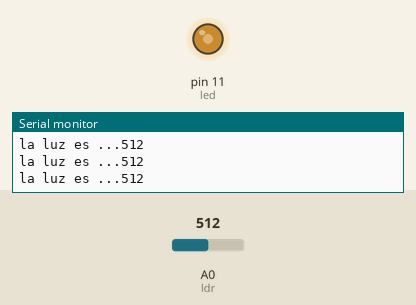
This sketch was run on a simulated Arduino Uno, built with avr-gcc and run on an emulated ATmega328P. Parts: output pins drawn as LEDs (lit = HIGH), the last lines printed to the serial monitor. The test bench sets the inputs (shaded band); at power-on: A0 (ldr) = 512.

Above: at 1.2 s.
1.3 s: A0 (ldr) set to 0
At 2.0 s:
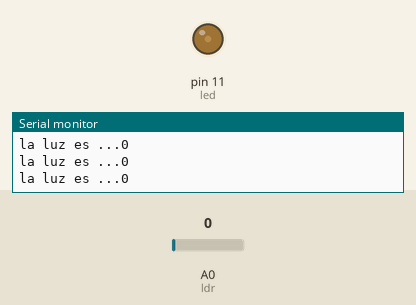
2.8 s: A0 (ldr) set to 306
At 3.1 s:
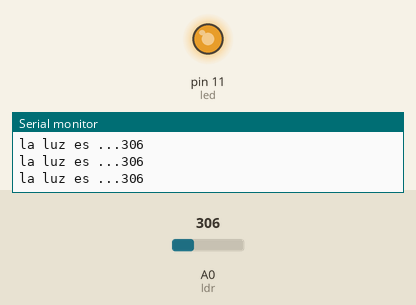
4.3 s: A0 (ldr) set to 716
At 5.4 s:
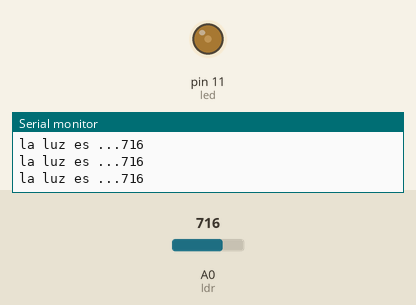
5.8 s: A0 (ldr) set to 511
At 6.4 s:
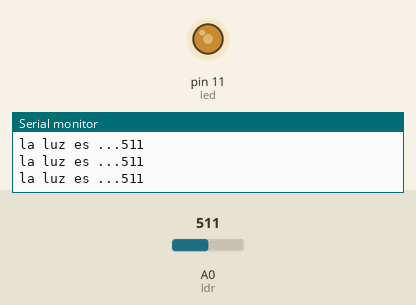
Timing chart, 0 to 8.8 s (numbered marks = the images above; inputs shaded):
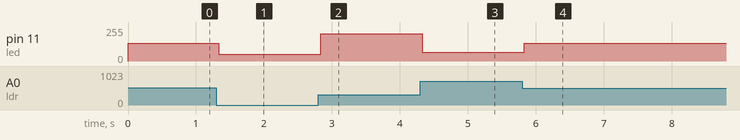

The sketch:

reto_16.ino
```cpp
int luz;
int luzled;
int led = 11;
int ldr = A0;

void setup() {
  Serial.begin(9600);
}

void loop() {
  luz = analogRead (ldr);
  Serial.print("la luz es ...");
  Serial.println(luz);
  luzled = map (luz, 150, 913, 255, 0);
  analogWrite (led, luzled);
}
```

Measured:
- after the input at 1.3 s, pin 11 (led): 135/255 → 49/255 at once
- after the input at 2.8 s, pin 11 (led): 49/255 → 203/255 at once
- after the input at 4.3 s, pin 11 (led): 203/255 → 66/255 at once
- after the input at 5.8 s, pin 11 (led): 66/255 → 135/255 at once
